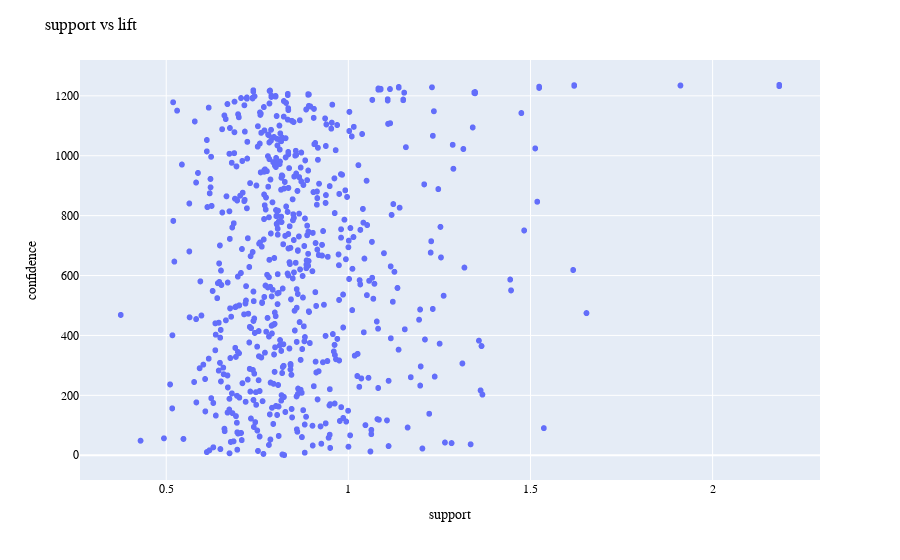

The cell this chart's notebook holds for it:
### Code cell
plot_rule_px_scatter(rules, x = 'support', y = 'lift')

### Figure 1 — Plotly figure (JSON) as saved in the notebook; plotly's stock layout.template omitted (floating-point values rounded to 4 significant figures; data arrays with more than 128 entries replaced by an {"elided": "..."} marker saying what was removed)
{"data": [{"hovertemplate": "x=%{x}<br>index=%{y}<extra></extra>", "legendgroup": "", "marker": {"color": "#636efa", "symbol": "circle"}, "mode": "markers", "name": "", "showlegend": false, "type": "scattergl", "x": {"elided": "1238 float values"}, "xaxis": "x", "y": {"elided": "1238 int values"}, "yaxis": "y"}], "layout": {"font": {"color": "black", "family": "Courier New"}, "legend": {"tracegroupgap": 0}, "margin": {"t": 60}, "title": {"text": "support vs lift"}, "xaxis": {"anchor": "y", "domain": [0, 1], "title": {"text": "support"}}, "yaxis": {"anchor": "x", "domain": [0, 1], "title": {"text": "confidence"}}}}
